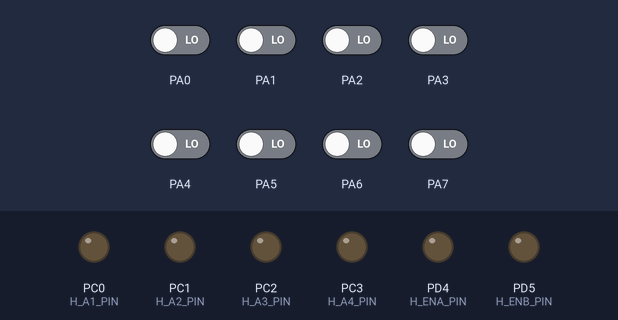
A program run on a simulated ATmega32, built with avr-gcc and emulated at 16 MHz. Parts: output pins drawn as LEDs (lit = HIGH). Inputs (shaded band) come from the test bench; at power-on: PA0–7 LOW.

Above: at 1.2 s.
1.3 s: PA0 driven HIGH
At 1.6 s:
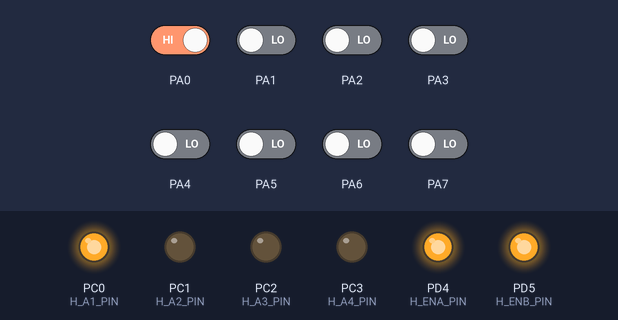
2.8 s: PA1 driven HIGH
At 4.0 s:
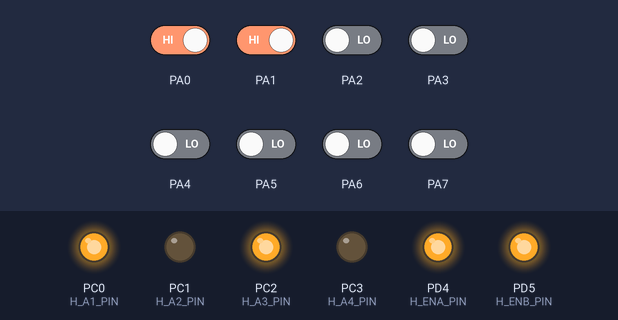
4.3 s: PA0 driven LOW
At 5.1 s:
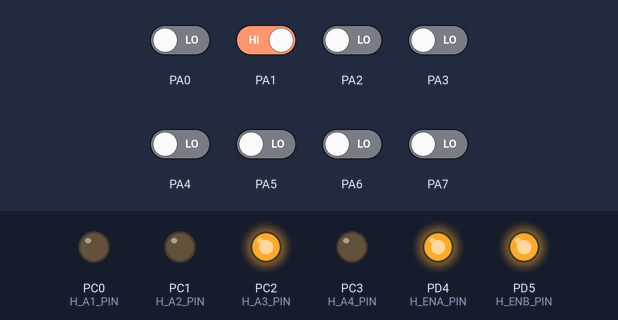
5.8 s: PA1 driven LOW
At 6.2 s:
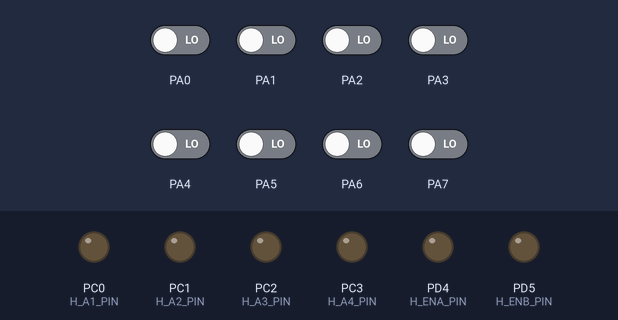
Timing chart, 0 to 8.3 s (numbered marks = the images above; inputs shaded):
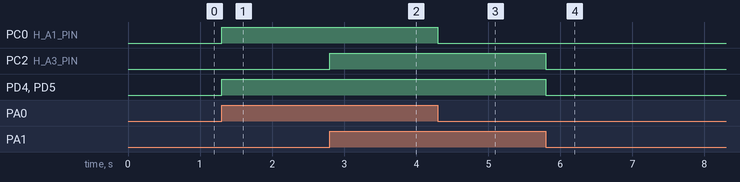

Measured:
- after the input at 1.3 s, PC0 (H_A1_PIN), PD4 (H_ENA_PIN), PD5 (H_ENB_PIN): LOW → HIGH at once
- after the input at 2.8 s, PC2 (H_A3_PIN): LOW → HIGH at once
- after the input at 4.3 s, PC0 (H_A1_PIN): HIGH → LOW at once
- after the input at 5.8 s, PC2 (H_A3_PIN), PD4 (H_ENA_PIN), PD5 (H_ENB_PIN): HIGH → LOW at once

The program:

main.c
```c
/*
 * LineFollow.c
 *
 * Created: 10/2/2024 10:58:47 AM
 * Author : Rober Maher
 */

#include <avr/io.h>
#include "../LIB/BIT_MATH.h"
#include "../LIB/STD_TYPE.h"

#include "../MCAL/DIO/DIO_interface.h"

#include "../HAL/DCMOTOR/DCMOTOR_interface.h"

#define F_CPU 16000000UL
#include <util/delay.h>


int main(void)
{
	DIO_voidSetPinDir(DIO_PORTA,DIO_PIN0,INPUT);
	DIO_voidSetPinDir(DIO_PORTA,DIO_PIN1,INPUT);


	while (1)
	{
		if (DIO_u8ReadpinVal(DIO_PORTA,DIO_PIN0)==1 && DIO_u8ReadpinVal(DIO_PORTA,DIO_PIN1)==1)
		{
			DCMOTOR_voidCW();
		}
		else if (DIO_u8ReadpinVal(DIO_PORTA,DIO_PIN0)==1 && DIO_u8ReadpinVal(DIO_PORTA,DIO_PIN1)==0)
		{
			DCMOTOR_voidCWRight();
		}
		else if (DIO_u8ReadpinVal(DIO_PORTA,DIO_PIN0)==0 && DIO_u8ReadpinVal(DIO_PORTA,DIO_PIN1)==1)
		{
			DCMOTOR_voidCWLeft();
		}
		else if (DIO_u8ReadpinVal(DIO_PORTA,DIO_PIN0)==0 && DIO_u8ReadpinVal(DIO_PORTA,DIO_PIN1)==0)
		{
			DCMOTOR_voidStop();
		}

	}
}
```

DCMOTOR_config.h
```c
/*
 * DCMOTOR_config.h
 *
 * Created: 10/2/2024 9:50:18 AM
 *  Author: AMIT
 */


#ifndef DCMOTOR_CONFIG_H_
#define DCMOTOR_CONFIG_H_


#define H_ENA_PORT    DIO_PORTD
#define H_ENA_PIN     DIO_PIN4

#define H_ENB_PORT    DIO_PORTD
#define H_ENB_PIN     DIO_PIN5


#define H_A1_PORT    DIO_PORTC
#define H_A1_PIN     DIO_PIN0


#define H_A2_PORT    DIO_PORTC
#define H_A2_PIN     DIO_PIN1


#define H_A3_PORT    DIO_PORTC
#define H_A3_PIN     DIO_PIN2


#define H_A4_PORT    DIO_PORTC
#define H_A4_PIN     DIO_PIN3

#endif /* DCMOTOR_CONFIG_H_ */
```

DCMOTOR_interface.h
```c
/*
 * DCMOTOR_interface.h
 *
 * Created: 10/2/2024 9:50:37 AM
 *  Author: AMIT
 */


#ifndef DCMOTOR_INTERFACE_H_
#define DCMOTOR_INTERFACE_H_


void DCMOTOR_voidCW(void);
void DCMOTOR_voidCWRight(void) ;
void DCMOTOR_voidCWLeft(void);
void DCMOTOR_voidACW(void) ;
void DCMOTOR_voidStop(void) ;


#endif /* DCMOTOR_INTERFACE_H_ */
```

DCMOTOR_prog.c
```c
/*
 * DCMOTOR_prog.c
 *
 * Created: 10/2/2024 9:50:58 AM
 *  Author: AMIT
 */
#include "../../LIB/BIT_MATH.h"
#include "../../LIB/STD_TYPE.h"
#include "../../MCAL/DIO/DIO_interface.h"
#include "DCMOTOR_config.h"

void DCMOTOR_voidCW(void){

	/*make pins as output */
	DIO_voidSetPinDir(H_ENA_PORT,H_ENA_PIN,OUTPUT) ;
	DIO_voidSetPinDir(H_ENB_PORT,H_ENB_PIN,OUTPUT) ;
	DIO_voidSetPinDir(H_A1_PORT,H_A1_PIN,OUTPUT) ;
	DIO_voidSetPinDir(H_A2_PORT,H_A2_PIN,OUTPUT) ;
	DIO_voidSetPinDir(H_A3_PORT,H_A3_PIN,OUTPUT) ;
	DIO_voidSetPinDir(H_A4_PORT,H_A4_PIN,OUTPUT) ;

	/*Drive motor cw */

	DIO_voidSetPinVal(H_ENA_PORT,H_ENA_PIN,HIGH) ;
	DIO_voidSetPinVal(H_ENB_PORT,H_ENB_PIN,HIGH) ;
	DIO_voidSetPinVal(H_A1_PORT,H_A1_PIN,HIGH) ;
	DIO_voidSetPinVal(H_A2_PORT,H_A2_PIN,LOW) ;
	DIO_voidSetPinVal(H_A3_PORT,H_A3_PIN,HIGH) ;
	DIO_voidSetPinVal(H_A4_PORT,H_A4_PIN,LOW) ;


}
void DCMOTOR_voidCWRight(void){

	/*make pins as output */
	DIO_voidSetPinDir(H_ENA_PORT,H_ENA_PIN,OUTPUT) ;
	DIO_voidSetPinDir(H_ENB_PORT,H_ENB_PIN,OUTPUT) ;
	DIO_voidSetPinDir(H_A1_PORT,H_A1_PIN,OUTPUT) ;
	DIO_voidSetPinDir(H_A2_PORT,H_A2_PIN,OUTPUT) ;
	DIO_voidSetPinDir(H_A3_PORT,H_A3_PIN,OUTPUT) ;
	DIO_voidSetPinDir(H_A4_PORT,H_A4_PIN,OUTPUT) ;

	/*Drive motor cw */

	DIO_voidSetPinVal(H_ENA_PORT,H_ENA_PIN,HIGH) ;
	DIO_voidSetPinVal(H_ENB_PORT,H_ENB_PIN,HIGH) ;
	DIO_voidSetPinVal(H_A1_PORT,H_A1_PIN,HIGH) ;
	DIO_voidSetPinVal(H_A2_PORT,H_A2_PIN,LOW) ;
	DIO_voidSetPinVal(H_A3_PORT,H_A3_PIN,LOW) ;
	DIO_voidSetPinVal(H_A4_PORT,H_A4_PIN,LOW) ;

}
void DCMOTOR_voidCWLeft(void){

	/*make pins as output */
	DIO_voidSetPinDir(H_ENA_PORT,H_ENA_PIN,OUTPUT) ;
	DIO_voidSetPinDir(H_ENB_PORT,H_ENB_PIN,OUTPUT) ;
	DIO_voidSetPinDir(H_A1_PORT,H_A1_PIN,OUTPUT) ;
	DIO_voidSetPinDir(H_A2_PORT,H_A2_PIN,OUTPUT) ;
	DIO_voidSetPinDir(H_A3_PORT,H_A3_PIN,OUTPUT) ;
	DIO_voidSetPinDir(H_A4_PORT,H_A4_PIN,OUTPUT) ;

	/*Drive motor cw */

	DIO_voidSetPinVal(H_ENA_PORT,H_ENA_PIN,HIGH) ;
	DIO_voidSetPinVal(H_ENB_PORT,H_ENB_PIN,HIGH) ;
	DIO_voidSetPinVal(H_A1_PORT,H_A1_PIN,LOW) ;
	DIO_voidSetPinVal(H_A2_PORT,H_A2_PIN,LOW) ;
	DIO_voidSetPinVal(H_A3_PORT,H_A3_PIN,HIGH) ;
	DIO_voidSetPinVal(H_A4_PORT,H_A4_PIN,LOW) ;

}
void DCMOTOR_voidACW(void){

	/*make pins as output */
	DIO_voidSetPinDir(H_ENA_PORT,H_ENA_PIN,OUTPUT) ;
	DIO_voidSetPinDir(H_ENB_PORT,H_ENB_PIN,OUTPUT) ;
	DIO_voidSetPinDir(H_A1_PORT,H_A1_PIN,OUTPUT) ;
	DIO_voidSetPinDir(H_A2_PORT,H_A2_PIN,OUTPUT) ;
	DIO_voidSetPinDir(H_A3_PORT,H_A3_PIN,OUTPUT) ;
	DIO_voidSetPinDir(H_A4_PORT,H_A4_PIN,OUTPUT) ;

	/*Drive motor cw */

	DIO_voidSetPinVal(H_ENA_PORT,H_ENA_PIN,HIGH) ;
	DIO_voidSetPinVal(H_ENB_PORT,H_ENB_PIN,HIGH) ;
	DIO_voidSetPinVal(H_A1_PORT,H_A1_PIN,LOW) ;
	DIO_voidSetPinVal(H_A2_PORT,H_A2_PIN,HIGH) ;
	DIO_voidSetPinVal(H_A3_PORT,H_A3_PIN,LOW) ;
	DIO_voidSetPinVal(H_A4_PORT,H_A4_PIN,HIGH) ;


}
void DCMOTOR_voidStop(void){


	/*make pins as output */
	DIO_voidSetPinDir(H_ENA_PORT,H_ENA_PIN,OUTPUT) ;
	DIO_voidSetPinDir(H_ENB_PORT,H_ENB_PIN,OUTPUT) ;
	DIO_voidSetPinDir(H_A1_PORT,H_A1_PIN,OUTPUT) ;
	DIO_voidSetPinDir(H_A2_PORT,H_A2_PIN,OUTPUT) ;
	DIO_voidSetPinDir(H_A3_PORT,H_A3_PIN,OUTPUT) ;
	DIO_voidSetPinDir(H_A4_PORT,H_A4_PIN,OUTPUT) ;

	/*Drive motor cw */

	DIO_voidSetPinVal(H_ENA_PORT,H_ENA_PIN,LOW) ;
	DIO_voidSetPinVal(H_ENB_PORT,H_ENB_PIN,LOW) ;
	  DIO_voidSetPinVal(H_A1_PORT,H_A1_PIN,LOW) ;
	  DIO_voidSetPinVal(H_A2_PORT,H_A2_PIN,LOW) ;
	  DIO_voidSetPinVal(H_A3_PORT,H_A3_PIN,LOW) ;
	  DIO_voidSetPinVal(H_A4_PORT,H_A4_PIN,LOW) ;
}
```

BIT_MATH.h
```c
#ifndef  _BIT_MATH_H
#define  _BIT_MATH_H


#define SET_BIT(REG,BIT)     (REG|=1<<BIT)
#define CLR_BIT(REG,BIT)     (REG&=~(1<<BIT))
#define TOGGLE_BIT(REG,BIT)  (REG^=1<<BIT)
#define GET_BIT(REG,BIT)     ((REG>>BIT)&1)


#endif 
```

STD_TYPE.h
```c
#ifndef STD_TYPE_H_
#define STD_TYPE_H_

typedef unsigned char                   u8 ;
typedef unsigned short int              u16;
typedef unsigned long  int              u32;
typedef unsigned long long int          u64;


typedef signed char                   s8 ;
typedef signed short int              s16;
typedef signed long  int              s32;
typedef signed long long int          s64;

typedef float                         f32 ;
typedef double                        f64 ;

typedef enum { F , T }Bool ;


#define   null      ((void*)0)


#endif 
```

DIO_interface.h
```c
/*
 * DIO_interface.h
 *
 * Created: 8/10/2024 2:02:57 PM
 *  Author: AMIT
 */


#ifndef DIO_INTERFACE_H_
#define DIO_INTERFACE_H_


/* PIN DIR */

#define   OUTPUT        1
#define   INPUT         0

/*PIN VAL */

#define  HIGH            1
#define  LOW             0

/* DIO PORTS */

#define  DIO_PORTA       0
#define  DIO_PORTB       1
#define  DIO_PORTC       2
#define  DIO_PORTD       3


/*PINS */

#define  DIO_PIN0           0
#define  DIO_PIN1           1
#define  DIO_PIN2           2
#define  DIO_PIN3           3
#define  DIO_PIN4           4
#define  DIO_PIN5           5
#define  DIO_PIN6           6
#define  DIO_PIN7           7


/*****************************************************************************
* Function Name: DIO_voidSetPinDir
* Purpose      : set pin dir (OUTPUT , INPUT)
* Parameters   : u8 Copy_u8_port,u8 Copy_u8_pin,u8 Copy_u8_dir
* Return value : void
********************************************************************/
void DIO_voidSetPinDir(u8 copy_u8port, u8 copy_u8pin,u8 copy_u8dir) ;
/*****************************************************************************
* Function Name: DIO_voidSetPinVal
* Purpose      : set pin val (HIGH , LOW)
* Parameters   : u8 copy_u8port, u8 copy_u8pin,u8 copy_u8val
* Return value : void
********************************************************************/

void DIO_voidSetPinVal(u8 copy_u8port, u8 copy_u8pin,u8 copy_u8val) ;
/*****************************************************************************
* Function Name: DIO_voidTogglePinVal
* Purpose      : TOGGLE pin val (HIGH , LOW)
* Parameters   : u8 copy_u8port, u8 copy_u8pin
* Return value : void
********************************************************************/

void DIO_voidTogglePinVal(u8 copy_u8port, u8 copy_u8pin) ;
/*****************************************************************************
* Function Name: DIO_u8ReadpinVal
* Purpose      :  READ pin val (HIGH , LOW)
* Parameters   : u8 copy_u8port, u8 copy_u8pin
* Return value : U8
********************************************************************/
u8 DIO_u8ReadpinVal(u8 copy_u8port, u8 copy_u8pin) ;

void DIO_voidSetPortDir(u8 copy_u8port, u8 copy_u8dir) ;
void DIO_voidSetPortVal(u8 copy_u8port, u8 copy_u8val) ;


#endif /* DIO_INTERFACE_H_ */
```

DIO_prog.c
```c
/*
 * DIO_prog.c
 *
 * Created: 8/10/2024 2:03:39 PM
 *  Author: AMIT
 */
#include "../../LIB/STD_TYPE.h"
#include "../../LIB/BIT_MATH.h"
#include "DIO_reg.h"
#include "DIO_interface.h"


void DIO_voidSetPinDir(u8 copy_u8port, u8 copy_u8pin,u8 copy_u8dir){


	      if (copy_u8dir==OUTPUT || copy_u8dir==INPUT)
	      {

	         if (copy_u8dir==OUTPUT)
	         {

				 switch(copy_u8port){

				 case DIO_PORTA : SET_BIT(DDRA_REG,copy_u8pin) ; break ;
				 case DIO_PORTB : SET_BIT(DDRB_REG,copy_u8pin) ; break ;
				 case DIO_PORTC : SET_BIT(DDRC_REG,copy_u8pin) ; break ;
				 case DIO_PORTD : SET_BIT(DDRD_REG,copy_u8pin) ; break ;
				 }

	         }
			 else if (copy_u8dir==INPUT)
			 {
				 switch(copy_u8port){

					 case DIO_PORTA : CLR_BIT(DDRA_REG,copy_u8pin) ; break ;
					 case DIO_PORTB : CLR_BIT(DDRB_REG,copy_u8pin) ; break ;
					 case DIO_PORTC : CLR_BIT(DDRC_REG,copy_u8pin) ; break ;
					 case DIO_PORTD : CLR_BIT(DDRD_REG,copy_u8pin) ; break ;
				 }
			 }
				 else{
					  // do nothing
				 }
			 }
	else {

	}


}

void DIO_voidSetPinVal(u8 copy_u8port, u8 copy_u8pin,u8 copy_u8val){


	    if (copy_u8val==HIGH || copy_u8val==LOW)
	    {

	      if(copy_u8val==HIGH){

			  switch(copy_u8port){

				  case DIO_PORTA: SET_BIT(PORTA_REG,copy_u8pin) ; break;
				  case DIO_PORTB: SET_BIT(PORTB_REG,copy_u8pin) ; break;
				  case DIO_PORTC: SET_BIT(PORTC_REG,copy_u8pin) ; break;
				  case DIO_PORTD: SET_BIT(PORTD_REG,copy_u8pin) ; break ;
			  }
		  }
	        else if (copy_u8val==LOW)
	        {
				switch(copy_u8port){

		        case DIO_PORTA: CLR_BIT(PORTA_REG,copy_u8pin) ; break;
		        case DIO_PORTB: CLR_BIT(PORTB_REG,copy_u8pin) ; break;
		        case DIO_PORTC: CLR_BIT(PORTC_REG,copy_u8pin) ; break;
		        case DIO_PORTD: CLR_BIT(PORTD_REG,copy_u8pin) ; break ;
	        }
			}
			else{
				// do nothing
			}

	        }

}


void DIO_voidTogglePinVal(u8 copy_u8port, u8 copy_u8pin){

	     switch(copy_u8port){

			  case DIO_PORTA: TOGGLE_BIT(PORTA_REG,copy_u8pin) ; break;
			  case DIO_PORTB: TOGGLE_BIT(PORTB_REG,copy_u8pin) ; break;
			  case DIO_PORTC: TOGGLE_BIT(PORTC_REG,copy_u8pin) ; break;
			  case DIO_PORTD: TOGGLE_BIT(PORTD_REG,copy_u8pin) ; break ;

		 }


}

u8 DIO_u8ReadpinVal(u8 copy_u8port, u8 copy_u8pin){

	 u8 Loc_u8Val=0 ;

	  switch(copy_u8port){

		  case DIO_PORTA:Loc_u8Val = GET_BIT(PINA_REG,copy_u8pin) ; break;
		  case DIO_PORTB:Loc_u8Val = GET_BIT(PINB_REG,copy_u8pin) ; break;
		  case DIO_PORTC:Loc_u8Val = GET_BIT(PINC_REG,copy_u8pin) ; break;
		  case DIO_PORTD:Loc_u8Val = GET_BIT(PIND_REG,copy_u8pin) ; break ;

	  }


	return Loc_u8Val ;


}


void DIO_voidSetPortDir(u8 copy_u8port, u8 copy_u8dir){

	switch(copy_u8port){

		case DIO_PORTA: DDRA_REG=copy_u8dir ;break ;
		case DIO_PORTB: DDRB_REG=copy_u8dir ;break ;
		case DIO_PORTC: DDRC_REG=copy_u8dir ;break ;
		case DIO_PORTD: DDRD_REG=copy_u8dir ;break ;

	}


}
void DIO_voidSetPortVal(u8 copy_u8port, u8 copy_u8val){

		switch(copy_u8port){

			case DIO_PORTA: PORTA_REG=copy_u8val ;break ;
			case DIO_PORTB: PORTB_REG=copy_u8val ;break ;
			case DIO_PORTC: PORTC_REG=copy_u8val ;break ;
			case DIO_PORTD: PORTD_REG=copy_u8val ;break ;

		}

}
```

DIO_reg.h
```c
/*
 * DIO_reg.h
 *
 * Created: 8/10/2024 2:03:19 PM
 *  Author: AMIT
 */


#ifndef DIO_REG_H_
#define DIO_REG_H_

/*Group A */
#define  PORTA_REG          *((volatile u8*)0x3B)
#define  DDRA_REG           *((volatile u8*)0x3A)
#define  PINA_REG           *((volatile u8*)0x39)

/*Group B */
#define  PORTB_REG          *((volatile u8*)0x38)
#define  DDRB_REG           *((volatile u8*)0x37)
#define  PINB_REG           *((volatile u8*)0x36)

/*Group C */
#define  PORTC_REG          *((volatile u8*)0x35)
#define  DDRC_REG           *((volatile u8*)0x34)
#define  PINC_REG           *((volatile u8*)0x33)

/*Group D */
#define PORTD_REG           *((volatile u8*)0x32)
#define  DDRD_REG           *((volatile u8*)0x31)
#define  PIND_REG           *((volatile u8*)0x30)


#endif /* DIO_REG_H_ */
```
